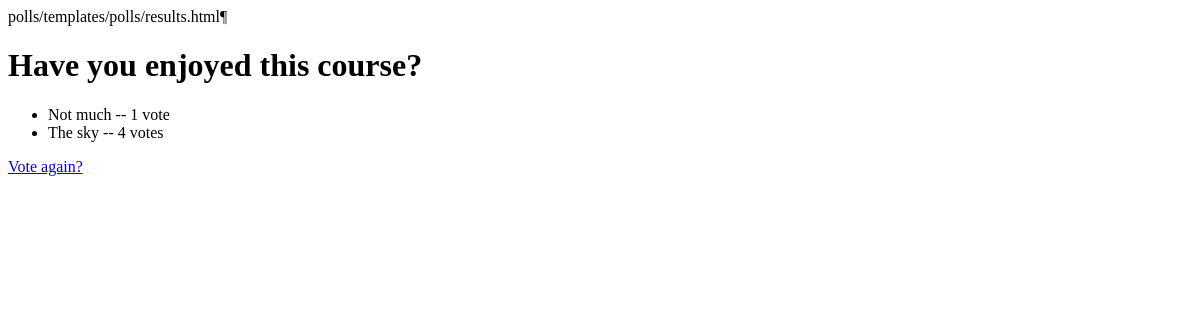
/polls/1/results/, run on an earlier commit of the app's database.
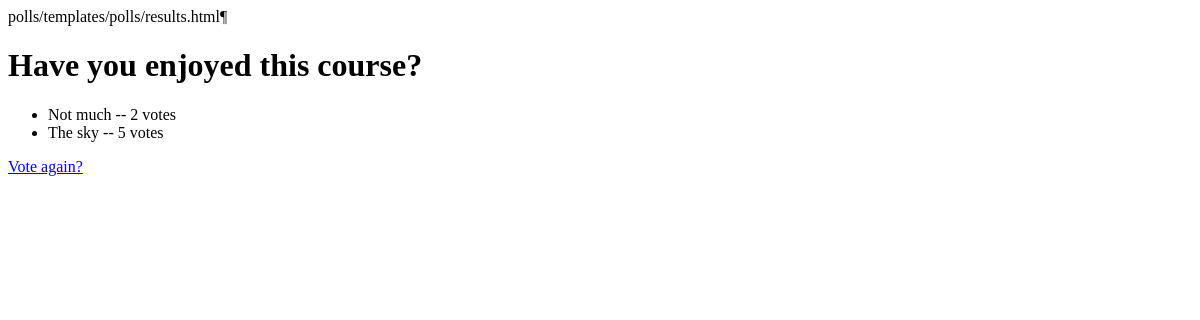
And on a later commit of the database.
### polls/models.py (models this page shows, shortened)
class Question(models.Model):
    question_text = models.CharField(max_length=200)
    pub_date = models.DateTimeField('date published')

class Choice(models.Model):
    question = models.ForeignKey(Question, on_delete=models.CASCADE)
    choice_text = models.CharField(max_length=200)
    votes = models.IntegerField(default=0)

### polls/views.py (the view)
# urls.py: path('<int:question_id>/results/', views.results, name='results'),
def results(request, question_id):
    question = get_object_or_404(Question, pk=question_id)
    return render(request, 'polls/results.html', {'question': question})

### polls/templates/polls/results.html (shortened to what this page needs)
<h1>{{ question.question_text }}</h1>
<ul>
{% for choice in question.choice_set.all %}
    <li>{{ choice.choice_text }} -- {{ choice.votes }} vote{{ choice.votes|pluralize }}</li>
{% endfor %}
</ul>
<a href="{% url 'polls:detail' question.id %}">Vote again?</a>

What changed in the data, as far as the page shows it:
changed Choice "Not much": votes "1" → "2"
changed Choice "The sky": votes "4" → "5"
